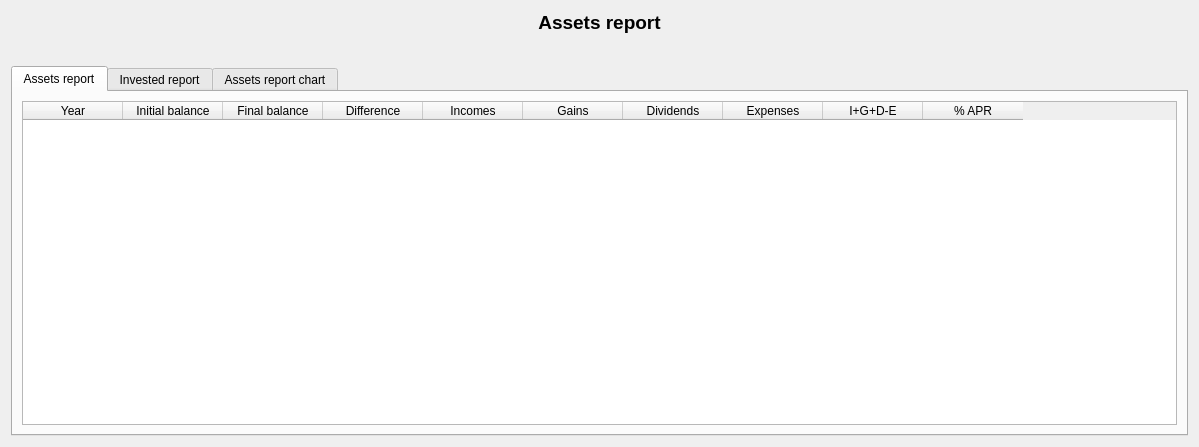
<?xml version="1.0" encoding="UTF-8"?>
<ui version="4.0">
 <class>wdgAPR</class>
 <widget class="QWidget" name="wdgAPR">
  <property name="geometry">
   <rect>
    <x>0</x>
    <y>0</y>
    <width>1199</width>
    <height>447</height>
   </rect>
  </property>
  <property name="sizePolicy">
   <sizepolicy hsizetype="Expanding" vsizetype="Expanding">
    <horstretch>0</horstretch>
    <verstretch>0</verstretch>
   </sizepolicy>
  </property>
  <property name="windowIcon">
   <iconset resource="../images/xulpymoney.qrc">
    <normaloff>:/xulpymoney/history.png</normaloff>:/xulpymoney/history.png</iconset>
  </property>
  <layout class="QHBoxLayout" name="horizontalLayout_2">
   <item>
    <layout class="QVBoxLayout" name="verticalLayout">
     <item>
      <widget class="QLabel" name="lbl">
       <property name="font">
        <font>
         <pointsize>14</pointsize>
         <weight>75</weight>
         <bold>true</bold>
        </font>
       </property>
       <property name="text">
        <string>Assets report</string>
       </property>
       <property name="alignment">
        <set>Qt::AlignCenter</set>
       </property>
      </widget>
     </item>
     <item>
      <layout class="QHBoxLayout" name="horizontalLayout_4">
       <item>
        <spacer name="horizontalSpacer">
         <property name="orientation">
          <enum>Qt::Horizontal</enum>
         </property>
         <property name="sizeHint" stdset="0">
          <size>
           <width>40</width>
           <height>20</height>
          </size>
         </property>
        </spacer>
       </item>
       <item>
        <widget class="wdgYear" name="wdgYear" native="true"/>
       </item>
       <item>
        <spacer name="horizontalSpacer_2">
         <property name="orientation">
          <enum>Qt::Horizontal</enum>
         </property>
         <property name="sizeHint" stdset="0">
          <size>
           <width>40</width>
           <height>20</height>
          </size>
         </property>
        </spacer>
       </item>
      </layout>
     </item>
     <item>
      <widget class="QTabWidget" name="tab">
       <property name="currentIndex">
        <number>0</number>
       </property>
       <widget class="QWidget" name="tab_5">
        <attribute name="icon">
         <iconset resource="../images/xulpymoney.qrc">
          <normaloff>:/xulpymoney/document-edit.png</normaloff>:/xulpymoney/document-edit.png</iconset>
        </attribute>
        <attribute name="title">
         <string>Assets report</string>
        </attribute>
        <layout class="QHBoxLayout" name="horizontalLayout">
         <item>
          <widget class="myQTableWidget" name="table">
           <property name="editTriggers">
            <set>QAbstractItemView::NoEditTriggers</set>
           </property>
           <property name="selectionMode">
            <enum>QAbstractItemView::SingleSelection</enum>
           </property>
           <attribute name="verticalHeaderVisible">
            <bool>false</bool>
           </attribute>
           <column>
            <property name="text">
             <string>Year</string>
            </property>
           </column>
           <column>
            <property name="text">
             <string>Initial balance</string>
            </property>
           </column>
           <column>
            <property name="text">
             <string>Final balance</string>
            </property>
           </column>
           <column>
            <property name="text">
             <string>Difference</string>
            </property>
           </column>
           <column>
            <property name="text">
             <string>Incomes</string>
            </property>
           </column>
           <column>
            <property name="text">
             <string>Gains</string>
            </property>
           </column>
           <column>
            <property name="text">
             <string>Dividends</string>
            </property>
           </column>
           <column>
            <property name="text">
             <string>Expenses</string>
            </property>
           </column>
           <column>
            <property name="text">
             <string>I+G+D-E</string>
            </property>
           </column>
           <column>
            <property name="text">
             <string>% APR</string>
            </property>
           </column>
          </widget>
         </item>
        </layout>
       </widget>
       <widget class="QWidget" name="tab_2">
        <attribute name="icon">
         <iconset resource="../images/xulpymoney.qrc">
          <normaloff>:/xulpymoney/coins.png</normaloff>:/xulpymoney/coins.png</iconset>
        </attribute>
        <attribute name="title">
         <string>Invested report</string>
        </attribute>
        <layout class="QHBoxLayout" name="horizontalLayout_5">
         <item>
          <layout class="QVBoxLayout" name="verticalLayout_2">
           <item>
            <widget class="myQTableWidget" name="tblReport">
             <attribute name="verticalHeaderVisible">
              <bool>false</bool>
             </attribute>
             <column>
              <property name="text">
               <string>Year</string>
              </property>
             </column>
             <column>
              <property name="text">
               <string>Initial balance</string>
              </property>
             </column>
             <column>
              <property name="text">
               <string>Last balance</string>
              </property>
             </column>
             <column>
              <property name="text">
               <string/>
              </property>
             </column>
             <column>
              <property name="text">
               <string>Invested balance</string>
              </property>
             </column>
             <column>
              <property name="text">
               <string>Investment valoration</string>
              </property>
             </column>
             <column>
              <property name="text">
               <string>Diff</string>
              </property>
             </column>
             <column>
              <property name="text">
               <string/>
              </property>
             </column>
             <column>
              <property name="text">
               <string>Gains+Dividends</string>
              </property>
             </column>
            </widget>
           </item>
          </layout>
         </item>
        </layout>
       </widget>
       <widget class="QWidget" name="tabChart">
        <attribute name="icon">
         <iconset resource="../images/xulpymoney.qrc">
          <normaloff>:/xulpymoney/pie.png</normaloff>:/xulpymoney/pie.png</iconset>
        </attribute>
        <attribute name="title">
         <string>Assets report chart</string>
        </attribute>
        <layout class="QHBoxLayout" name="horizontalLayout_3">
         <item>
          <layout class="QVBoxLayout" name="tabGraph"/>
         </item>
        </layout>
       </widget>
      </widget>
     </item>
    </layout>
   </item>
  </layout>
 </widget>
 <customwidgets>
  <customwidget>
   <class>myQTableWidget</class>
   <extends>QTableWidget</extends>
   <header location="global">myqtablewidget</header>
  </customwidget>
  <customwidget>
   <class>wdgYear</class>
   <extends>QWidget</extends>
   <header location="global">wdgYear</header>
   <container>1</container>
  </customwidget>
 </customwidgets>
 <resources>
  <include location="../images/xulpymoney.qrc"/>
 </resources>
 <connections/>
</ui>
